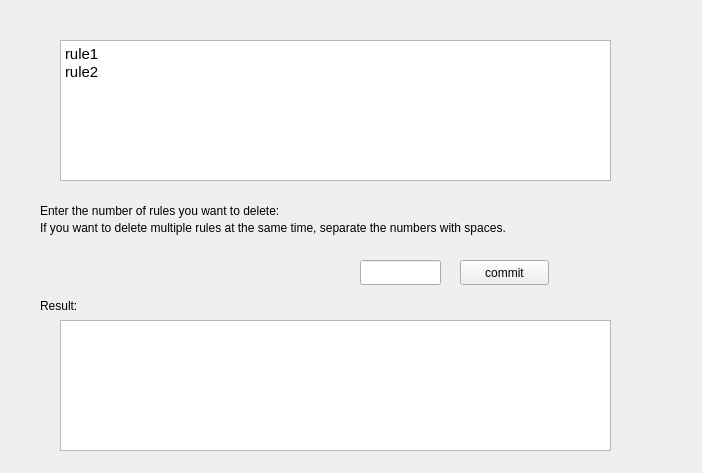
<?xml version="1.0" encoding="UTF-8"?>
<ui version="4.0">
 <class>Delete_rule</class>
 <widget class="QWidget" name="Delete_rule">
  <property name="geometry">
   <rect>
    <x>0</x>
    <y>0</y>
    <width>702</width>
    <height>473</height>
   </rect>
  </property>
  <property name="windowTitle">
   <string>Form</string>
  </property>
  <widget class="QTextBrowser" name="rule_list">
   <property name="geometry">
    <rect>
     <x>60</x>
     <y>40</y>
     <width>551</width>
     <height>141</height>
    </rect>
   </property>
   <property name="html">
    <string>&lt;!DOCTYPE HTML PUBLIC &quot;-//W3C//DTD HTML 4.0//EN&quot; &quot;http://www.w3.org/TR/REC-html40/strict.dtd&quot;&gt;
&lt;html&gt;&lt;head&gt;&lt;meta name=&quot;qrichtext&quot; content=&quot;1&quot; /&gt;&lt;style type=&quot;text/css&quot;&gt;
p, li { white-space: pre-wrap; }
&lt;/style&gt;&lt;/head&gt;&lt;body style=&quot; font-family:'Ubuntu'; font-size:11pt; font-weight:400; font-style:normal;&quot;&gt;
&lt;p style=&quot; margin-top:0px; margin-bottom:0px; margin-left:0px; margin-right:0px; -qt-block-indent:0; text-indent:0px;&quot;&gt;rule1&lt;/p&gt;
&lt;p style=&quot; margin-top:0px; margin-bottom:0px; margin-left:0px; margin-right:0px; -qt-block-indent:0; text-indent:0px;&quot;&gt;rule2&lt;/p&gt;&lt;/body&gt;&lt;/html&gt;</string>
   </property>
  </widget>
  <widget class="QPushButton" name="commit_button">
   <property name="geometry">
    <rect>
     <x>460</x>
     <y>260</y>
     <width>89</width>
     <height>25</height>
    </rect>
   </property>
   <property name="text">
    <string>commit</string>
   </property>
  </widget>
  <widget class="QLineEdit" name="input_line">
   <property name="geometry">
    <rect>
     <x>360</x>
     <y>260</y>
     <width>81</width>
     <height>25</height>
    </rect>
   </property>
  </widget>
  <widget class="QLabel" name="label">
   <property name="geometry">
    <rect>
     <x>40</x>
     <y>190</y>
     <width>381</width>
     <height>41</height>
    </rect>
   </property>
   <property name="text">
    <string>Enter the number of rules you want to delete:</string>
   </property>
  </widget>
  <widget class="QTextBrowser" name="new_rule_list">
   <property name="geometry">
    <rect>
     <x>60</x>
     <y>320</y>
     <width>551</width>
     <height>131</height>
    </rect>
   </property>
   <property name="html">
    <string>&lt;!DOCTYPE HTML PUBLIC &quot;-//W3C//DTD HTML 4.0//EN&quot; &quot;http://www.w3.org/TR/REC-html40/strict.dtd&quot;&gt;
&lt;html&gt;&lt;head&gt;&lt;meta name=&quot;qrichtext&quot; content=&quot;1&quot; /&gt;&lt;style type=&quot;text/css&quot;&gt;
p, li { white-space: pre-wrap; }
&lt;/style&gt;&lt;/head&gt;&lt;body style=&quot; font-family:'Ubuntu'; font-size:11pt; font-weight:400; font-style:normal;&quot;&gt;
&lt;p style=&quot;-qt-paragraph-type:empty; margin-top:0px; margin-bottom:0px; margin-left:0px; margin-right:0px; -qt-block-indent:0; text-indent:0px;&quot;&gt;&lt;br /&gt;&lt;/p&gt;&lt;/body&gt;&lt;/html&gt;</string>
   </property>
  </widget>
  <widget class="QLabel" name="label_2">
   <property name="geometry">
    <rect>
     <x>40</x>
     <y>220</y>
     <width>671</width>
     <height>16</height>
    </rect>
   </property>
   <property name="text">
    <string>If you want to delete multiple rules at the same time, separate the numbers with spaces. </string>
   </property>
  </widget>
  <widget class="QLabel" name="label_3">
   <property name="geometry">
    <rect>
     <x>40</x>
     <y>290</y>
     <width>71</width>
     <height>31</height>
    </rect>
   </property>
   <property name="text">
    <string>Result:</string>
   </property>
  </widget>
 </widget>
 <resources/>
 <connections/>
</ui>
